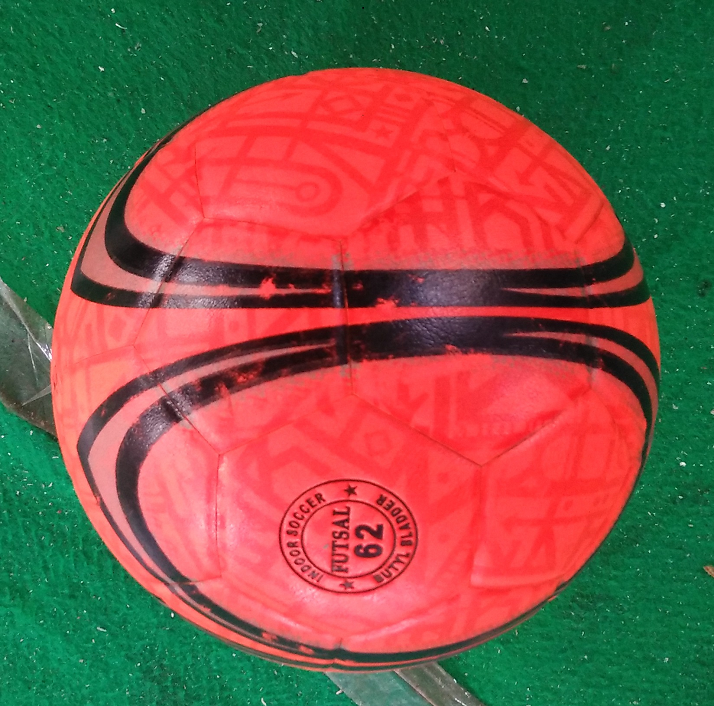
#> input picture color_hough_shape_detection/bola.bmp, 714 x 706 px
$ python object-tracking.py
#> lines starting #> are read from the running program, lines starting #| are printed output that depends on the picture; after the words box and inside, x2 and y2 are one past the last pixel; in counts of white or black regions, pixels touching at a corner belong together; pictures that were not available may be replaced by others from this repository, and a replacement may not be noted
import cv2
import numpy as np

# video = cv2.VideoCapture("mouthwash.avi")

first_frame = cv2.imread('bola.bmp')
#> first_frame is the input picture: shape (706, 714, 3); mean B, G, R 72, 87.1, 129.5
x = 50
y = 65
width = 610
height = 610
roi = first_frame[y: y + height, x: x + width]
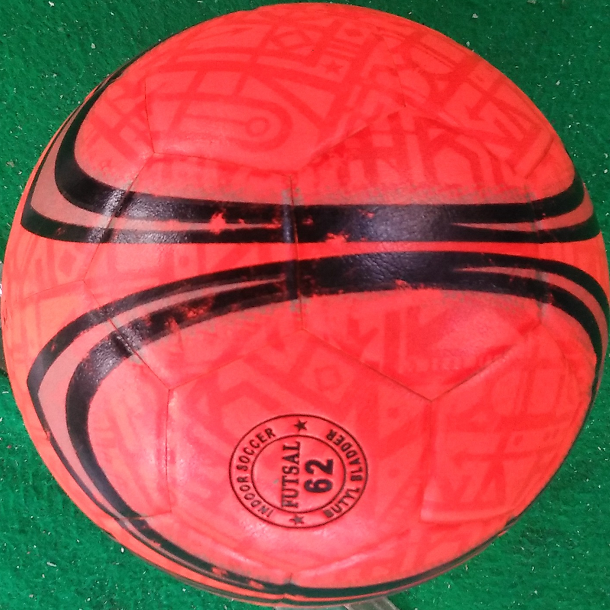
#> roi: shape (610, 610, 3); mean B, G, R 74.7, 81.1, 168.9
hsv_roi = cv2.cvtColor(roi, cv2.COLOR_BGR2HSV)
#> hsv_roi: shape (610, 610, 3); mean H, S, V 104.9, 173.4, 189.1
roi_hist = cv2.calcHist([hsv_roi], [0], None, [180], [0, 180])
#> roi_hist = 180 values, max 96561 at index 179, min 0 at index 91, mean 2067.2
roi_hist = cv2.normalize(roi_hist, roi_hist, 0, 255, cv2.NORM_MINMAX)
#> roi_hist = 180 values, max 255 at index 179, min 0 at index 91, mean 5.46

term_criteria = (cv2.TERM_CRITERIA_EPS | cv2.TERM_CRITERIA_COUNT, 10, 1)
video = cv2.VideoCapture('outpy.avi')

while True:
    _, frame = video.read()
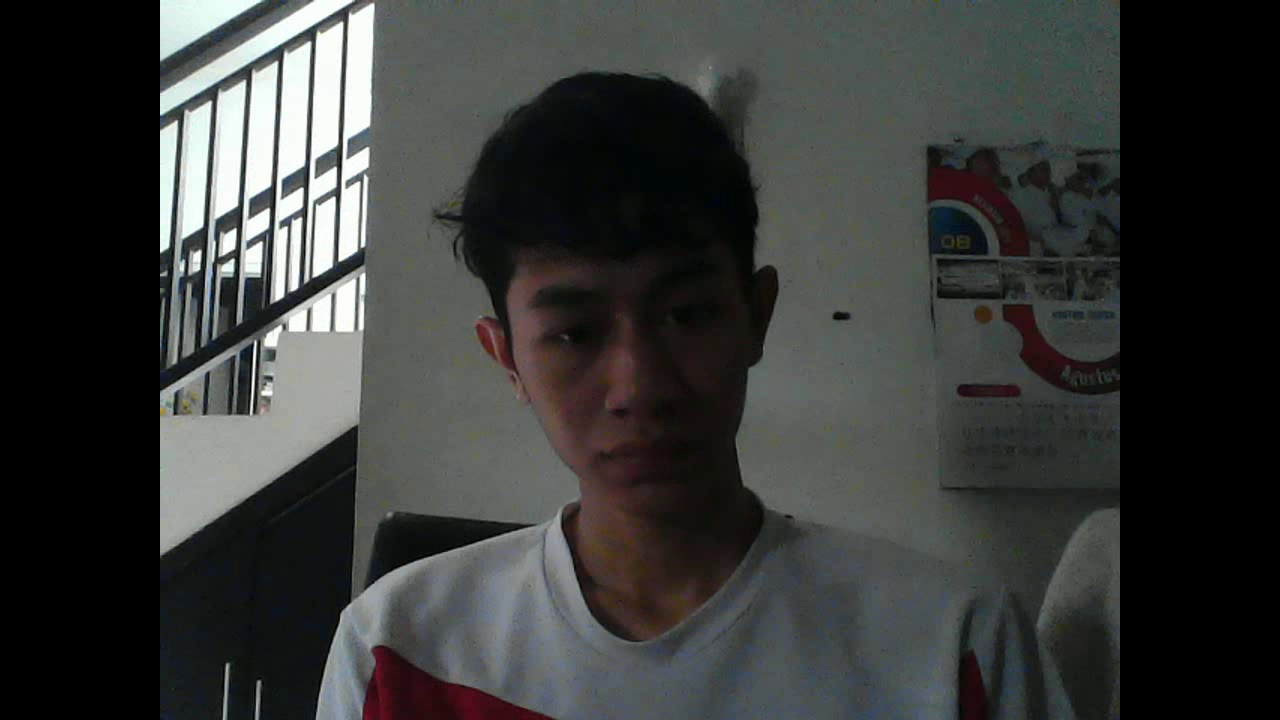
#> input picture frame 8 of image_processing/video/video.mp4, 1280 x 720 px, given in place of outpy.avi, which was not available
#> frame is the input picture: shape (720, 1280, 3); mean B, G, R 57, 58.3, 56.5
    hsv = cv2.cvtColor(frame, cv2.COLOR_BGR2HSV)
#> hsv: shape (720, 1280, 3); mean H, S, V 52.2, 31.3, 60.4
    mask = cv2.calcBackProject([hsv], [0], roi_hist, [0, 180], 1)
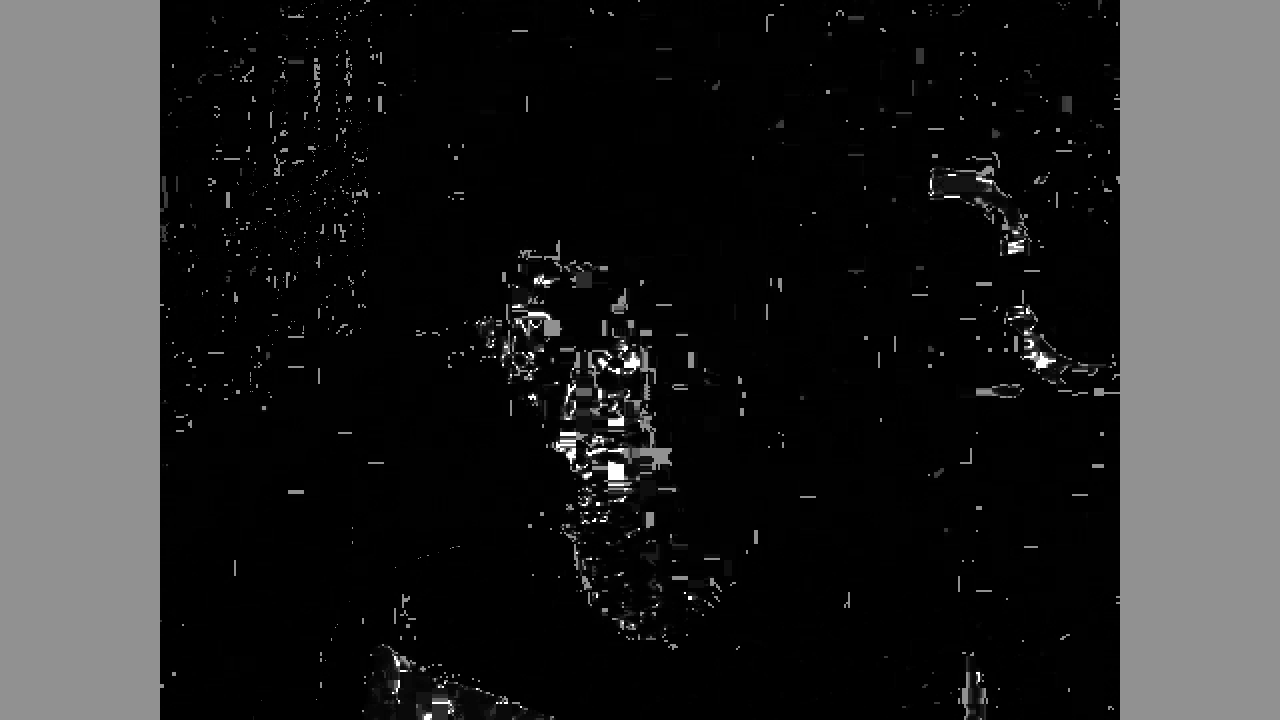
#> mask: shape (720, 1280); min 0, max 255, mean 40.1

    _, track_window = cv2.meanShift(mask, (x, y, width, height), term_criteria)
#> track_window = (0, 49, 610, 610)
    x, y, w, h = track_window
#> x = 0; y = 49; w = 610; h = 610
    cv2.rectangle(frame, (x, y), (x + w, y + h), (0, 255, 0), 2)
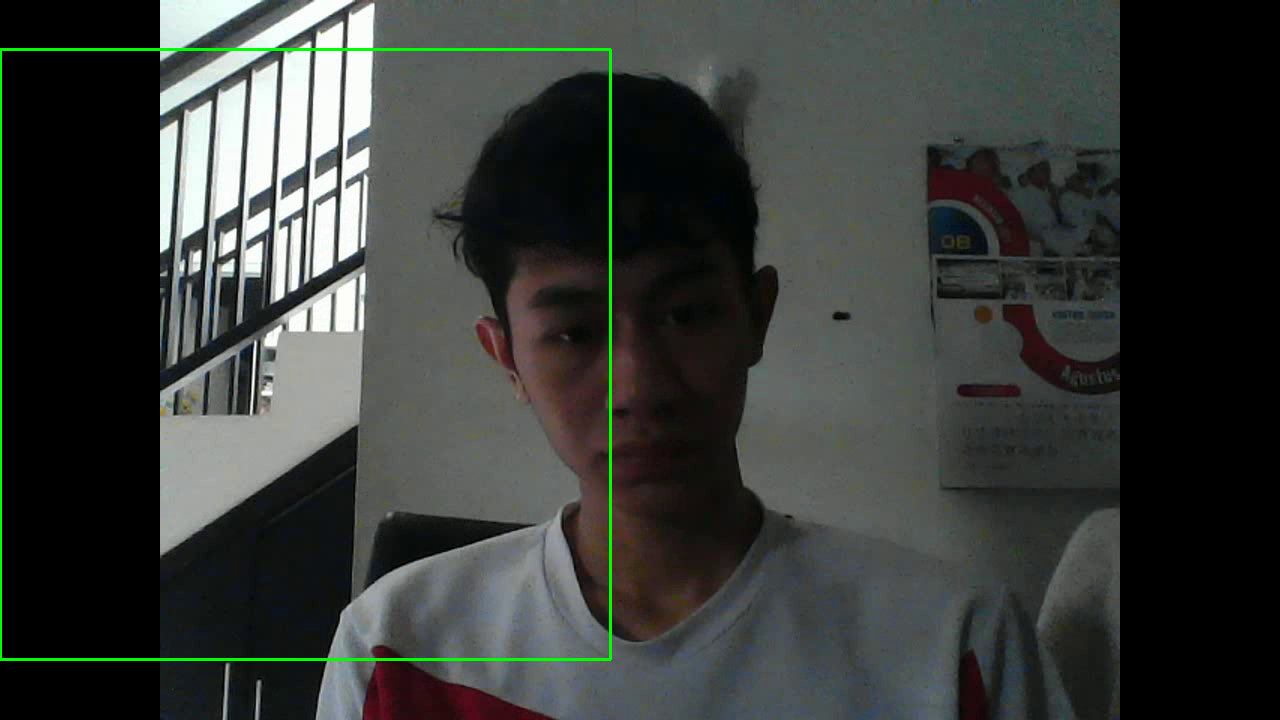
#> frame: shape (720, 1280, 3); 0.73% of pixels changed, all inside (x1, y1, x2, y2) = (0, 48, 612, 661)

    cv2.imshow("Mask", mask)
    cv2.imshow("Frame", frame)

    key = cv2.waitKey(60)
#> (key Esc is pressed here)
    if key == 27:
        break

# video.release()
cv2.destroyAllWindows()
